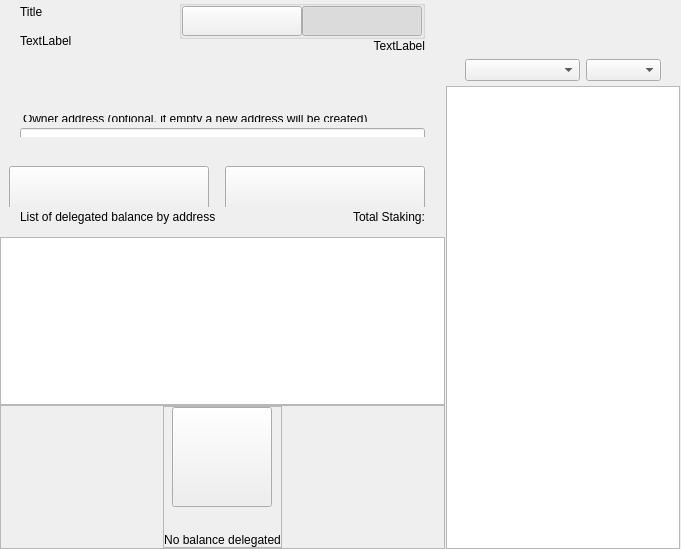
<?xml version="1.0" encoding="UTF-8"?>
<ui version="4.0">
 <class>ColdStakingWidget</class>
 <widget class="QWidget" name="ColdStakingWidget">
  <property name="geometry">
   <rect>
    <x>0</x>
    <y>0</y>
    <width>629</width>
    <height>549</height>
   </rect>
  </property>
  <property name="windowTitle">
   <string>Form</string>
  </property>
  <layout class="QHBoxLayout" name="horizontalLayout_1" stretch="2,1">
   <property name="spacing">
    <number>0</number>
   </property>
   <property name="leftMargin">
    <number>0</number>
   </property>
   <property name="topMargin">
    <number>0</number>
   </property>
   <property name="rightMargin">
    <number>0</number>
   </property>
   <property name="bottomMargin">
    <number>0</number>
   </property>
   <item>
    <widget class="QWidget" name="left" native="true">
     <layout class="QVBoxLayout" name="verticalLayout_3">
      <property name="leftMargin">
       <number>0</number>
      </property>
      <property name="topMargin">
       <number>0</number>
      </property>
      <property name="rightMargin">
       <number>0</number>
      </property>
      <property name="bottomMargin">
       <number>0</number>
      </property>
      <item>
       <layout class="QVBoxLayout" name="verticalLayout_2">
        <property name="spacing">
         <number>0</number>
        </property>
        <item>
         <layout class="QVBoxLayout" name="verticalLayoutTop">
          <property name="spacing">
           <number>0</number>
          </property>
          <property name="leftMargin">
           <number>0</number>
          </property>
          <property name="rightMargin">
           <number>0</number>
          </property>
          <item>
           <widget class="QWidget" name="containerTitle" native="true">
            <property name="sizePolicy">
             <sizepolicy hsizetype="Preferred" vsizetype="Minimum">
              <horstretch>0</horstretch>
              <verstretch>0</verstretch>
             </sizepolicy>
            </property>
            <property name="maximumSize">
             <size>
              <width>16777215</width>
              <height>100</height>
             </size>
            </property>
            <layout class="QHBoxLayout" name="containerTitleLayout">
             <property name="spacing">
              <number>0</number>
             </property>
             <property name="leftMargin">
              <number>20</number>
             </property>
             <property name="topMargin">
              <number>0</number>
             </property>
             <property name="rightMargin">
              <number>20</number>
             </property>
             <property name="bottomMargin">
              <number>0</number>
             </property>
             <item>
              <layout class="QVBoxLayout" name="verticalLayout11">
               <property name="spacing">
                <number>5</number>
               </property>
               <item>
                <widget class="QLabel" name="labelTitle">
                 <property name="text">
                  <string>Title</string>
                 </property>
                </widget>
               </item>
               <item>
                <widget class="QLabel" name="labelSubtitle1">
                 <property name="maximumSize">
                  <size>
                   <width>16777215</width>
                   <height>16777215</height>
                  </size>
                 </property>
                 <property name="text">
                  <string>TextLabel</string>
                 </property>
                </widget>
               </item>
              </layout>
             </item>
             <item>
              <spacer name="horizontalSpacer">
               <property name="orientation">
                <enum>Qt::Horizontal</enum>
               </property>
               <property name="sizeHint" stdset="0">
                <size>
                 <width>40</width>
                 <height>20</height>
                </size>
               </property>
              </spacer>
             </item>
             <item>
              <widget class="QWidget" name="containerViewPrivacyChecks" native="true">
               <layout class="QVBoxLayout" name="containerPrivacyChecks">
                <property name="spacing">
                 <number>0</number>
                </property>
                <property name="leftMargin">
                 <number>0</number>
                </property>
                <property name="topMargin">
                 <number>0</number>
                </property>
                <property name="rightMargin">
                 <number>0</number>
                </property>
                <property name="bottomMargin">
                 <number>0</number>
                </property>
                <item alignment="Qt::AlignHCenter|Qt::AlignVCenter">
                 <widget class="QGroupBox" name="groupBox">
                  <property name="title">
                   <string/>
                  </property>
                  <layout class="QHBoxLayout" name="horizontalLayout_2_1">
                   <property name="spacing">
                    <number>0</number>
                   </property>
                   <property name="leftMargin">
                    <number>0</number>
                   </property>
                   <property name="topMargin">
                    <number>0</number>
                   </property>
                   <property name="rightMargin">
                    <number>0</number>
                   </property>
                   <property name="bottomMargin">
                    <number>0</number>
                   </property>
                   <item>
                    <widget class="QPushButton" name="pushLeft">
                     <property name="minimumSize">
                      <size>
                       <width>120</width>
                       <height>30</height>
                      </size>
                     </property>
                     <property name="maximumSize">
                      <size>
                       <width>120</width>
                       <height>30</height>
                      </size>
                     </property>
                     <property name="focusPolicy">
                      <enum>Qt::NoFocus</enum>
                     </property>
                     <property name="text">
                      <string/>
                     </property>
                     <property name="checkable">
                      <bool>true</bool>
                     </property>
                     <property name="autoExclusive">
                      <bool>true</bool>
                     </property>
                    </widget>
                   </item>
                   <item>
                    <widget class="QPushButton" name="pushRight">
                     <property name="minimumSize">
                      <size>
                       <width>120</width>
                       <height>30</height>
                      </size>
                     </property>
                     <property name="maximumSize">
                      <size>
                       <width>120</width>
                       <height>30</height>
                      </size>
                     </property>
                     <property name="focusPolicy">
                      <enum>Qt::NoFocus</enum>
                     </property>
                     <property name="text">
                      <string/>
                     </property>
                     <property name="checkable">
                      <bool>true</bool>
                     </property>
                     <property name="checked">
                      <bool>true</bool>
                     </property>
                     <property name="autoExclusive">
                      <bool>true</bool>
                     </property>
                    </widget>
                   </item>
                  </layout>
                 </widget>
                </item>
                <item alignment="Qt::AlignTop">
                 <widget class="QLabel" name="labelSubtitle2">
                  <property name="text">
                   <string>TextLabel</string>
                  </property>
                  <property name="alignment">
                   <set>Qt::AlignRight|Qt::AlignTrailing|Qt::AlignVCenter</set>
                  </property>
                 </widget>
                </item>
               </layout>
              </widget>
             </item>
            </layout>
           </widget>
          </item>
          <item>
           <spacer name="verticalSpacer_2">
            <property name="orientation">
             <enum>Qt::Vertical</enum>
            </property>
            <property name="sizeType">
             <enum>QSizePolicy::Fixed</enum>
            </property>
            <property name="sizeHint" stdset="0">
             <size>
              <width>20</width>
              <height>30</height>
             </size>
            </property>
           </spacer>
          </item>
          <item>
           <widget class="QWidget" name="containerSend" native="true">
            <property name="minimumSize">
             <size>
              <width>0</width>
              <height>50</height>
             </size>
            </property>
            <layout class="QVBoxLayout" name="containerSendRow">
             <property name="spacing">
              <number>6</number>
             </property>
             <property name="leftMargin">
              <number>0</number>
             </property>
             <property name="topMargin">
              <number>0</number>
             </property>
             <property name="rightMargin">
              <number>0</number>
             </property>
             <property name="bottomMargin">
              <number>0</number>
             </property>
             <item>
              <widget class="QLabel" name="labelEditTitle">
               <property name="maximumSize">
                <size>
                 <width>16777215</width>
                 <height>30</height>
                </size>
               </property>
               <property name="styleSheet">
                <string notr="true">padding-left:20px; padding-bottom:3px;</string>
               </property>
               <property name="text">
                <string/>
               </property>
              </widget>
             </item>
             <item>
              <spacer name="verticalSpacer_6">
               <property name="orientation">
                <enum>Qt::Vertical</enum>
               </property>
               <property name="sizeType">
                <enum>QSizePolicy::Fixed</enum>
               </property>
               <property name="sizeHint" stdset="0">
                <size>
                 <width>20</width>
                 <height>9</height>
                </size>
               </property>
              </spacer>
             </item>
             <item>
              <widget class="QWidget" name="containerOwner" native="true">
               <layout class="QVBoxLayout" name="vContainerOwner">
                <property name="spacing">
                 <number>4</number>
                </property>
                <property name="leftMargin">
                 <number>20</number>
                </property>
                <property name="topMargin">
                 <number>0</number>
                </property>
                <property name="rightMargin">
                 <number>20</number>
                </property>
                <property name="bottomMargin">
                 <number>0</number>
                </property>
                <item>
                 <widget class="QLabel" name="labelSubtitleDescription">
                  <property name="maximumSize">
                   <size>
                    <width>16777215</width>
                    <height>20</height>
                   </size>
                  </property>
                  <property name="styleSheet">
                   <string notr="true">margin-bottom:2px;
                   margin-left:0.05px;
                   padding:0px;</string>
                  </property>
                  <property name="text">
                   <string>Owner address (optional, if empty a new address will be created)</string>
                  </property>
                 </widget>
                </item>
                <item>
                 <widget class="QLineEdit" name="lineEditOwnerAddress">
                  <property name="minimumSize">
                   <size>
                    <width>0</width>
                    <height>50</height>
                   </size>
                  </property>
                  <property name="maximumSize">
                   <size>
                    <width>16777215</width>
                    <height>50</height>
                   </size>
                  </property>
                  <property name="styleSheet">
                   <string notr="true"/>
                  </property>
                 </widget>
                </item>
               </layout>
              </widget>
             </item>
            </layout>
           </widget>
          </item>
         </layout>
        </item>
        <item>
         <spacer name="verticalSpacer_3">
          <property name="orientation">
           <enum>Qt::Vertical</enum>
          </property>
          <property name="sizeType">
           <enum>QSizePolicy::Minimum</enum>
          </property>
          <property name="sizeHint" stdset="0">
           <size>
            <width>20</width>
            <height>20</height>
           </size>
          </property>
         </spacer>
        </item>
        <item>
         <widget class="QWidget" name="containerBtn" native="true">
          <property name="minimumSize">
           <size>
            <width>0</width>
            <height>50</height>
           </size>
          </property>
          <layout class="QHBoxLayout" name="horizontalLayout">
           <property name="rightMargin">
            <number>20</number>
           </property>
           <item>
            <spacer name="horizontalSpacer_2">
             <property name="orientation">
              <enum>Qt::Horizontal</enum>
             </property>
             <property name="sizeHint" stdset="0">
              <size>
               <width>200</width>
               <height>20</height>
              </size>
             </property>
            </spacer>
           </item>
           <item>
            <layout class="QHBoxLayout" name="horizontalLayout_7">
             <item>
              <spacer name="horizontalSpacer_3">
               <property name="orientation">
                <enum>Qt::Horizontal</enum>
               </property>
               <property name="sizeType">
                <enum>QSizePolicy::Expanding</enum>
               </property>
               <property name="sizeHint" stdset="0">
                <size>
                 <width>40</width>
                 <height>20</height>
                </size>
               </property>
              </spacer>
             </item>
             <item>
              <widget class="QPushButton" name="pushButtonClear">
               <property name="minimumSize">
                <size>
                 <width>200</width>
                 <height>50</height>
                </size>
               </property>
               <property name="focusPolicy">
                <enum>Qt::NoFocus</enum>
               </property>
               <property name="text">
                <string/>
               </property>
              </widget>
             </item>
             <item>
              <spacer name="horizontalSpacer_4">
               <property name="orientation">
                <enum>Qt::Horizontal</enum>
               </property>
               <property name="sizeType">
                <enum>QSizePolicy::Fixed</enum>
               </property>
               <property name="sizeHint" stdset="0">
                <size>
                 <width>10</width>
                 <height>20</height>
                </size>
               </property>
              </spacer>
             </item>
             <item>
              <widget class="QPushButton" name="pushButtonSend">
               <property name="minimumSize">
                <size>
                 <width>200</width>
                 <height>50</height>
                </size>
               </property>
               <property name="maximumSize">
                <size>
                 <width>200</width>
                 <height>50</height>
                </size>
               </property>
               <property name="focusPolicy">
                <enum>Qt::NoFocus</enum>
               </property>
               <property name="text">
                <string/>
               </property>
              </widget>
             </item>
            </layout>
           </item>
          </layout>
         </widget>
        </item>
        <item>
         <widget class="QWidget" name="containerHistoryLabel" native="true">
          <layout class="QHBoxLayout" name="horizontalLayout_4">
           <property name="spacing">
            <number>0</number>
           </property>
           <property name="leftMargin">
            <number>20</number>
           </property>
           <property name="topMargin">
            <number>0</number>
           </property>
           <property name="rightMargin">
            <number>20</number>
           </property>
           <property name="bottomMargin">
            <number>0</number>
           </property>
           <item>
            <widget class="QWidget" name="verticalWidget" native="true">
             <property name="minimumSize">
              <size>
               <width>100</width>
               <height>0</height>
              </size>
             </property>
             <layout class="QVBoxLayout" name="verticalLayout_58">
              <property name="leftMargin">
               <number>0</number>
              </property>
              <property name="topMargin">
               <number>0</number>
              </property>
              <property name="rightMargin">
               <number>0</number>
              </property>
              <property name="bottomMargin">
               <number>0</number>
              </property>
              <item>
               <widget class="QLabel" name="labelListHistory">
                <property name="text">
                 <string>List of delegated balance by address</string>
                </property>
               </widget>
              </item>
             </layout>
            </widget>
           </item>
           <item>
            <spacer name="horizontalSpacer_5">
             <property name="orientation">
              <enum>Qt::Horizontal</enum>
             </property>
             <property name="sizeHint" stdset="0">
              <size>
               <width>40</width>
               <height>20</height>
              </size>
             </property>
            </spacer>
           </item>
           <item>
            <widget class="QLabel" name="labelStakingTotal">
             <property name="text">
              <string>Total Staking:</string>
             </property>
            </widget>
           </item>
          </layout>
         </widget>
        </item>
        <item>
         <layout class="QVBoxLayout" name="verticalLayout_64">
          <property name="spacing">
           <number>0</number>
          </property>
          <item>
           <spacer name="verticalSpacer_44">
            <property name="orientation">
             <enum>Qt::Vertical</enum>
            </property>
            <property name="sizeType">
             <enum>QSizePolicy::Fixed</enum>
            </property>
            <property name="sizeHint" stdset="0">
             <size>
              <width>20</width>
              <height>10</height>
             </size>
            </property>
           </spacer>
          </item>
          <item>
           <widget class="QListView" name="listView">
            <property name="enabled">
             <bool>true</bool>
            </property>
            <property name="mouseTracking">
             <bool>true</bool>
            </property>
           </widget>
          </item>
          <item>
           <widget class="QFrame" name="emptyContainer">
            <property name="minimumSize">
             <size>
              <width>0</width>
              <height>100</height>
             </size>
            </property>
            <property name="frameShape">
             <enum>QFrame::StyledPanel</enum>
            </property>
            <property name="frameShadow">
             <enum>QFrame::Raised</enum>
            </property>
            <layout class="QVBoxLayout" name="verticalLayout_71" stretch="1,8">
             <property name="spacing">
              <number>0</number>
             </property>
             <property name="leftMargin">
              <number>0</number>
             </property>
             <property name="topMargin">
              <number>0</number>
             </property>
             <property name="rightMargin">
              <number>0</number>
             </property>
             <property name="bottomMargin">
              <number>0</number>
             </property>
             <item>
              <spacer name="verticalSpacer">
               <property name="orientation">
                <enum>Qt::Vertical</enum>
               </property>
               <property name="sizeHint" stdset="0">
                <size>
                 <width>20</width>
                 <height>20</height>
                </size>
               </property>
              </spacer>
             </item>
             <item alignment="Qt::AlignHCenter|Qt::AlignVCenter">
              <widget class="QFrame" name="emptyScreen">
               <property name="sizePolicy">
                <sizepolicy hsizetype="Expanding" vsizetype="Expanding">
                 <horstretch>0</horstretch>
                 <verstretch>0</verstretch>
                </sizepolicy>
               </property>
               <property name="frameShape">
                <enum>QFrame::StyledPanel</enum>
               </property>
               <property name="frameShadow">
                <enum>QFrame::Raised</enum>
               </property>
               <layout class="QVBoxLayout" name="verticalLayout">
                <property name="spacing">
                 <number>30</number>
                </property>
                <property name="leftMargin">
                 <number>0</number>
                </property>
                <property name="topMargin">
                 <number>0</number>
                </property>
                <property name="rightMargin">
                 <number>0</number>
                </property>
                <property name="bottomMargin">
                 <number>0</number>
                </property>
                <item alignment="Qt::AlignHCenter|Qt::AlignVCenter">
                 <widget class="QPushButton" name="pushImgEmpty">
                  <property name="minimumSize">
                   <size>
                    <width>100</width>
                    <height>100</height>
                   </size>
                  </property>
                  <property name="maximumSize">
                   <size>
                    <width>100</width>
                    <height>100</height>
                   </size>
                  </property>
                  <property name="focusPolicy">
                   <enum>Qt::NoFocus</enum>
                  </property>
                  <property name="text">
                   <string/>
                  </property>
                  <property name="iconSize">
                   <size>
                    <width>100</width>
                    <height>100</height>
                   </size>
                  </property>
                 </widget>
                </item>
                <item alignment="Qt::AlignHCenter|Qt::AlignVCenter">
                 <widget class="QLabel" name="labelEmpty">
                  <property name="styleSheet">
                   <string notr="true"/>
                  </property>
                  <property name="text">
                   <string>No balance delegated</string>
                  </property>
                  <property name="alignment">
                   <set>Qt::AlignCenter</set>
                  </property>
                 </widget>
                </item>
               </layout>
              </widget>
             </item>
            </layout>
           </widget>
          </item>
         </layout>
        </item>
       </layout>
      </item>
     </layout>
    </widget>
   </item>
   <item>
    <widget class="QWidget" name="right" native="true">
     <layout class="QVBoxLayout" name="rightContainer">
      <property name="spacing">
       <number>0</number>
      </property>
      <property name="leftMargin">
       <number>1</number>
      </property>
      <property name="topMargin">
       <number>0</number>
      </property>
      <property name="rightMargin">
       <number>1</number>
      </property>
      <property name="bottomMargin">
       <number>0</number>
      </property>
      <item>
       <widget class="QWidget" name="containerRightButtons" native="true">
        <property name="minimumSize">
         <size>
          <width>0</width>
          <height>50</height>
         </size>
        </property>
        <layout class="QVBoxLayout" name="verticalLayout_4">
         <property name="leftMargin">
          <number>19</number>
         </property>
         <property name="topMargin">
          <number>0</number>
         </property>
         <property name="rightMargin">
          <number>19</number>
         </property>
         <property name="bottomMargin">
          <number>0</number>
         </property>
         <item>
          <widget class="OptionButton" name="btnCoinControl" native="true">
           <property name="minimumSize">
            <size>
             <width>0</width>
             <height>0</height>
            </size>
           </property>
          </widget>
         </item>
         <item>
          <widget class="OptionButton" name="btnColdStaking" native="true"/>
         </item>
         <item>
          <widget class="OptionButton" name="btnMyStakingAddresses" native="true">
           <property name="sizePolicy">
            <sizepolicy hsizetype="Preferred" vsizetype="Minimum">
             <horstretch>0</horstretch>
             <verstretch>0</verstretch>
            </sizepolicy>
           </property>
          </widget>
         </item>
        </layout>
       </widget>
      </item>
      <item>
       <widget class="QWidget" name="sortWidget" native="true">
        <layout class="QHBoxLayout" name="horizontalLayout_6">
         <property name="leftMargin">
          <number>19</number>
         </property>
         <property name="rightMargin">
          <number>19</number>
         </property>
         <property name="bottomMargin">
          <number>5</number>
         </property>
         <item>
          <spacer name="horizontalSpacer_6">
           <property name="orientation">
            <enum>Qt::Horizontal</enum>
           </property>
           <property name="sizeHint" stdset="0">
            <size>
             <width>40</width>
             <height>20</height>
            </size>
           </property>
          </spacer>
         </item>
         <item>
          <widget class="QComboBox" name="comboBoxSort">
           <property name="sizePolicy">
            <sizepolicy hsizetype="Preferred" vsizetype="Fixed">
             <horstretch>0</horstretch>
             <verstretch>0</verstretch>
            </sizepolicy>
           </property>
           <property name="minimumSize">
            <size>
             <width>115</width>
             <height>0</height>
            </size>
           </property>
          </widget>
         </item>
         <item>
          <widget class="QComboBox" name="comboBoxSortOrder">
           <property name="sizePolicy">
            <sizepolicy hsizetype="Preferred" vsizetype="Fixed">
             <horstretch>0</horstretch>
             <verstretch>0</verstretch>
            </sizepolicy>
           </property>
           <property name="minimumSize">
            <size>
             <width>75</width>
             <height>0</height>
            </size>
           </property>
          </widget>
         </item>
        </layout>
       </widget>
      </item>
      <item>
       <widget class="QListView" name="listViewStakingAddress">
        <property name="enabled">
         <bool>true</bool>
        </property>
        <property name="mouseTracking">
         <bool>true</bool>
        </property>
       </widget>
      </item>
     </layout>
    </widget>
   </item>
  </layout>
 </widget>
 <customwidgets>
  <customwidget>
   <class>OptionButton</class>
   <extends>QWidget</extends>
   <header>qt/fls/optionbutton.h</header>
   <container>1</container>
  </customwidget>
 </customwidgets>
 <resources/>
 <connections/>
</ui>
